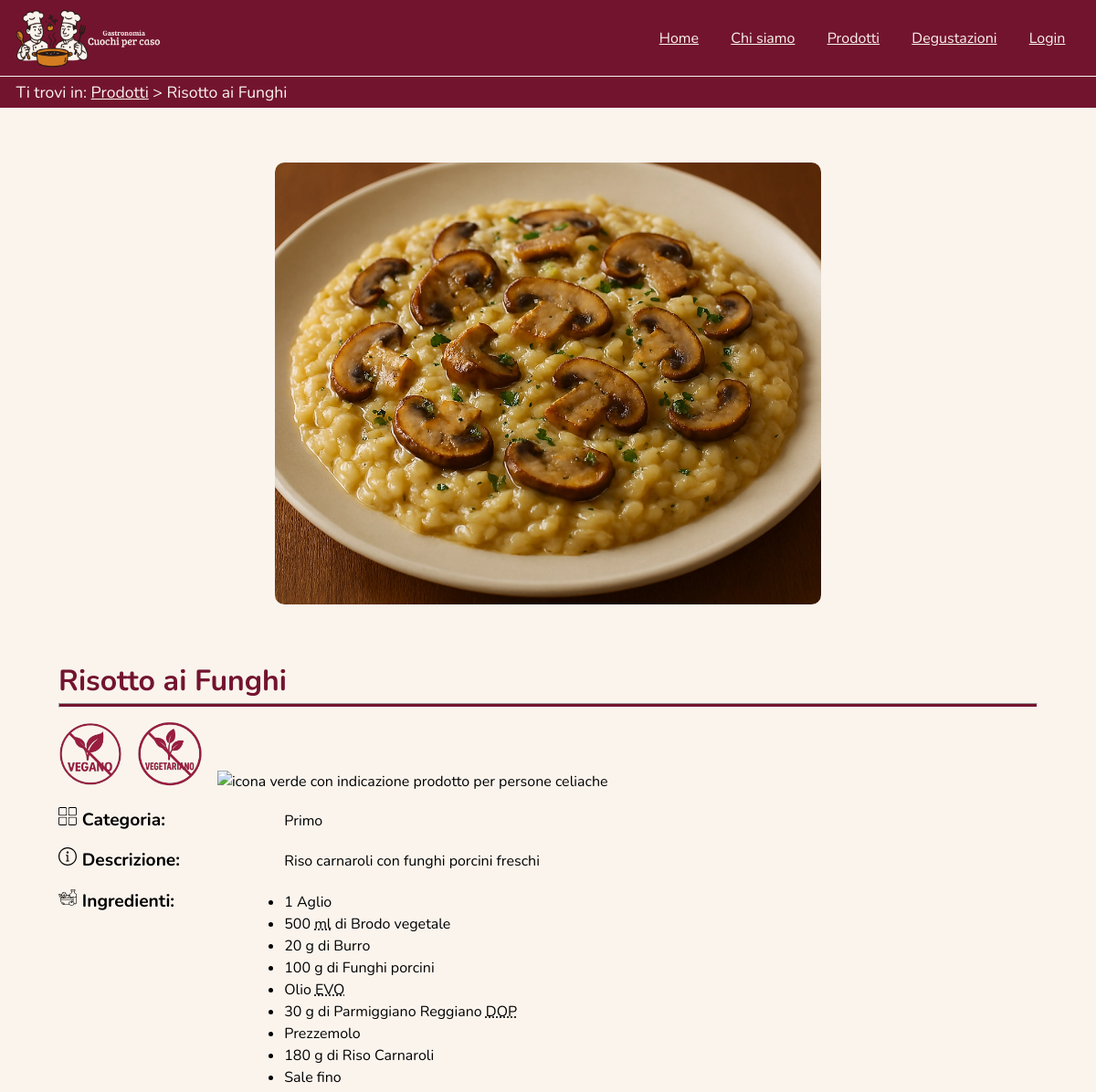
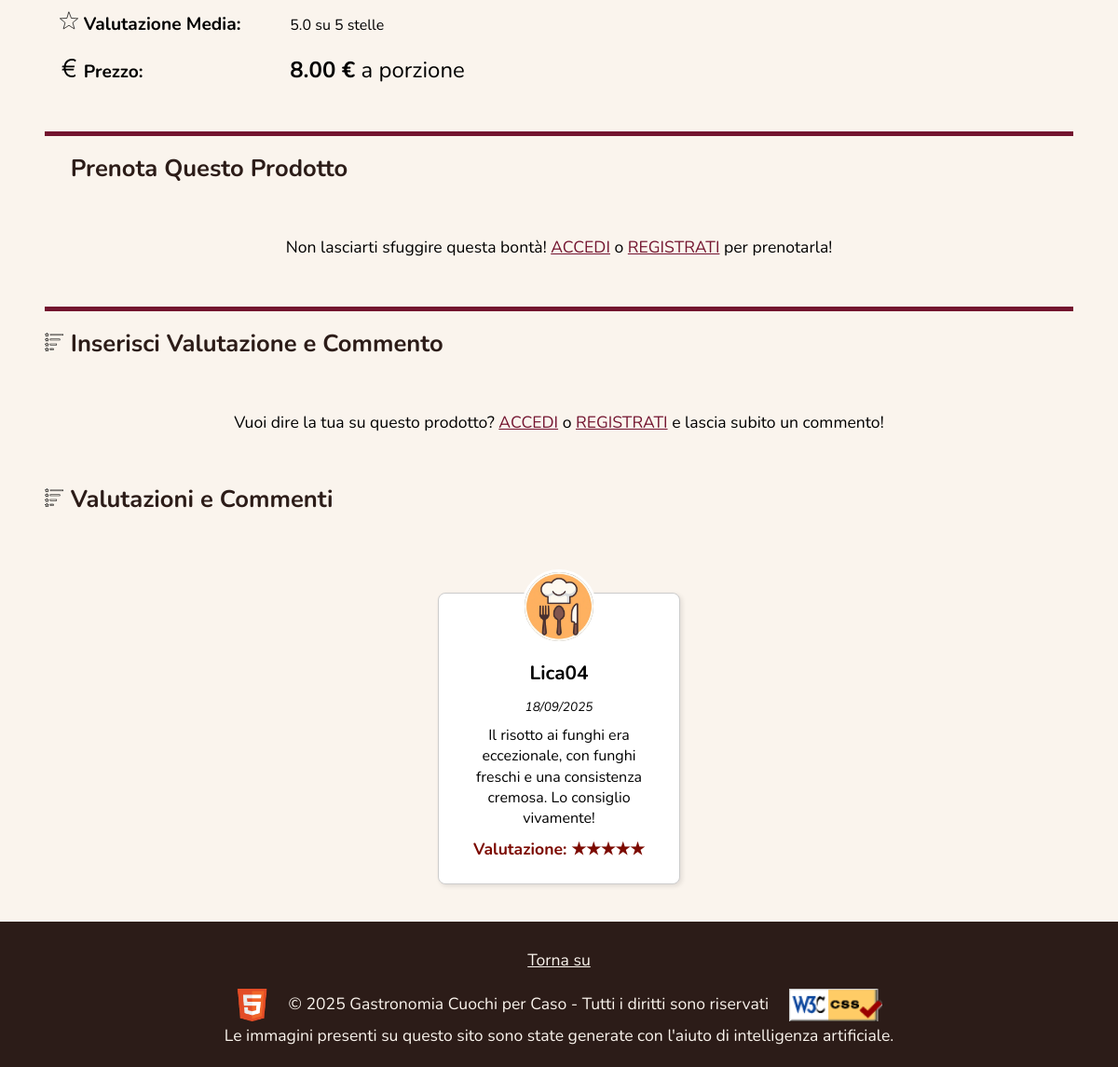
The page /prodotto.php?prodotto=9 on the database its author committed (2 pictures, top to bottom).
### tables this page shows
CREATE TABLE prodotto_ingredienti(
    id_prodotto INT NOT NULL,
    ingrediente VARCHAR(100) NOT NULL,
    quanto_basta BOOLEAN NOT NULL,
    quantita SMALLINT CHECK(quantita > 0),
    unita_misura enum ('g', 'ml', 'num_el'),
    CHECK((quanto_basta IS TRUE AND quantita IS NULL AND unita_misura IS NULL) OR (quanto_basta IS FALSE AND quantita IS NOT NULL AND unita_misura IS NOT NULL)),
    PRIMARY KEY(id_prodotto, ingrediente),
    FOREIGN KEY (id_prodotto) REFERENCES prodotti(id) ON DELETE CASCADE ON UPDATE CASCADE,
    FOREIGN KEY (ingrediente) REFERENCES ingredienti(nome) ON DELETE CASCADE ON UPDATE CASCADE
);

CREATE TABLE valutazioni (
    id_utente INT,
    id_prodotto INT,
    data TIMESTAMP DEFAULT CURRENT_TIMESTAMP NOT NULL,
    voto INT NOT NULL CHECK (voto >= 1 AND voto <= 5),
    commento TEXT NOT NULL CHECK (CHAR_LENGTH(commento) BETWEEN 30 AND 300),
    PRIMARY KEY (id_utente, id_prodotto),
    FOREIGN KEY (id_utente) REFERENCES utenti(id) ON DELETE CASCADE ON UPDATE CASCADE,
    FOREIGN KEY (id_prodotto) REFERENCES prodotti(id) ON DELETE CASCADE ON UPDATE CASCADE
);

CREATE TABLE utenti (
    id INT AUTO_INCREMENT PRIMARY KEY,
    email VARCHAR(100) NOT NULL UNIQUE,
    username VARCHAR(16) NOT NULL UNIQUE,
    password VARCHAR(255) NOT NULL,
    nome VARCHAR(15) NOT NULL,
    cognome VARCHAR(15) NOT NULL,
    data_nascita DATE NOT NULL,
    data_iscrizione TIMESTAMP DEFAULT CURRENT_TIMESTAMP NOT NULL,
    url_immagine VARCHAR(255)
);

### php/db.php (called while the page is built, shortened)
<?php
class DB {
    private $connection;
    private function OpenConnectionDB(): bool{
        try{
            $this->connection = mysqli_connect(self::HOST, self::USERNAME, self::PASSWORD, self::DB_NAME, self::PORT);
        } catch(\mysqli_sql_exception $error){
            return false;
        }
        return true;
    }
    public function IsUserLog(): bool | int {
        if(isset($_SESSION["logged_user"]) && $_SESSION != null) return $_SESSION["logged_user"];
        else return false;
    }
    public function GetProductInfo($product): array | string{
        $newConnection = $this->OpenConnectionDB();
        if($newConnection){
            $productInfo = $this->connection->prepare("SELECT * FROM prodotti WHERE id = ?");
            $productInfo->bind_param("i", $product);
            try{
                $productInfo->execute();
            }catch(\mysqli_sql_exception $error){
                $this->CloseConnectionDB();
                $productInfo->close();
                return "Execution error";
            }
            $result = $productInfo->get_result();
            if($result->num_rows == 1){
                $info = mysqli_fetch_assoc($result);
                return $info;
            }else{
                return "Product not found";
            }
        }else{
            return "Connection error";
        }
    }
    public function GetProductIngredients($product): array | string{
        $newConnection = $this->OpenConnectionDB();
        if($newConnection){
            $ingredients = $this->connection->prepare("SELECT * FROM prodotto_ingredienti WHERE id_prodotto = ?");
            $ingredients->bind_param("i", $product);
            try{
                $ingredients->execute();
            }catch(\mysqli_sql_exception $error){
                $this->CloseConnectionDB();
                $ingredients->close();
                return "Execution error";
            }
            $result = $ingredients->get_result();
            if($result->num_rows > 0){
                $ingredientsArray = array();
                while($row = mysqli_fetch_assoc($result)){
                    array_push($ingredientsArray, $row);
                }
                return $ingredientsArray;
            }else{
                return "No ingredients found for this product";
            }
        }else{
            return "Connection error";
        }
    }
    public function AverageGradeProduct($product): float | string{
        $newConnection = $this->OpenConnectionDB();
        if($newConnection){
            $averageGrade = $this->connection->prepare("SELECT CAST(AVG(voto) AS DECIMAL (2,1)) AS media FROM valutazioni WHERE id_prodotto = ?");
            $averageGrade->bind_param("i", $product);
            try{
                $averageGrade->execute();
            }catch(\mysqli_sql_exception $error){
                $this->CloseConnectionDB();
                $averageGrade->close();
                return false;
            }
            $result = $averageGrade->get_result();
            if($result->num_rows == 1){
                $row = mysqli_fetch_assoc($result);
                return $row["media"] == null ? "X" : $row["media"] ;
            }else{
                return 1;
            }
        }else{
            return "Connection error";
        }
    }
    public function GetProductComments($product, int $limit = -1): array | string{
        $newConnection = $this->OpenConnectionDB();
        $id = -1;
        if($newConnection){
            $sql = "SELECT utenti.id as utente, utenti.url_immagine as url_immagine, utenti.username as username, valutazioni.data as data, valutazioni.voto as voto, valutazioni.commento as commento
            FROM valutazioni
            JOIN utenti ON valutazioni.id_utente = utenti.id
            WHERE valutazioni.id_prodotto = ? AND valutazioni.id_utente <>?
            ORDER BY valutazioni.data DESC";
            if($limit > 0){
                $sql .= " LIMIT ?";
                $productComments = $this->connection->prepare($sql);
                $productComments->bind_param("iii", $product, $id, $limit);
            }else{
                $productComments = $this->connection->prepare($sql);
                $productComments->bind_param("ii", $product, $id);
            }
            try{
                $productComments->execute();
            }catch(\mysqli_sql_exception $error){
                $this->CloseConnectionDB();
                $productComments->close();
                return "Execution error";
            }
            $comments = array();
            $result = $productComments->get_result();
            if($result->num_rows > 0){
                while($row = mysqli_fetch_assoc($result)){
                    array_push($comments, $row);
                }
                return $comments;
            }else{
                return "No comments found";
            }
        }else{
            return "Connection error";
        }
    }
}
?>

### php/sanitizer.php (called while the page is built, shortened)
<?php
class Sanitizer {
    public static function SanitizeGenericInput($value) {
        $value = trim($value);
        $value = strip_tags($value);
        $value = htmlentities($value);
        return $value;
    }
}
?>

### prodotto.php (the view, shortened to what this page needs)
<?php
require_once "php/db.php";
require_once "php/sanitizer.php";
require_once "change-page-products.php";
$db = new DB;
$pagina = file_get_contents("html/prodotto.html");
if(isset($_GET["prodotto"])){
    $product = $_GET["prodotto"];
    $productInfo = $db->GetProductInfo($_GET["prodotto"]);
    $ingredients = $db->GetProductIngredients($productInfo["id"]);
    $ingredientsHTML = "";
    if(is_string($ingredients) && $ingredients == "No ingredients found for this product") $ingredientsHTML = "<span class=\"persone-nondisponibile\">Ingredienti non inseriti</span>";
    else{
        foreach ($ingredients as $ingredient) {
    switch ($ingredient["unita_misura"]) {
        case "g":
            $ingredient["unita_misura"] = "<abbr title=\"grammi\">g</abbr>";
            break;
        case "ml":
            $ingredient["unita_misura"] = "<abbr title=\"millilitri\">ml</abbr>";
            break;
    }
    $ingredientsHTML .= "<li>" .
        $ingredient["quantita"] .
        (($ingredient["unita_misura"] == "num_el" || $ingredient["unita_misura"] == null)
            ? ""
            : " " . $ingredient["unita_misura"] . " di") .
        " " . $ingredient["ingrediente"] .
        "</li>";
}
    }
    $infoGenreProduct = $db->IsProductVeganVegetarianCeliac($productInfo["id"]);
    if(is_string($infoGenreProduct) && ($infoGenreProduct == "Execution error" || $infoGenreProduct == "Connection error")) {
        header('Location: 500.php');
        exit();
    }else if(is_string($infoGenreProduct) && $infoGenreProduct == "Product not found"){
        header("Location: 404.php");
        exit();
    }else{
        if($infoGenreProduct["vegano"] == 0){
            $pagina = str_replace("<img src=\"assets/img/icone/vegano-verde.svg\" alt=\"icona verde con indicazione prodotto vegano\">
                        <span class=\"diet-label\">Prodotto adatto ai vegani</span>","<img src=\"assets/img/icone/vegano-rosso.svg\" alt=\"icona rossa con indicazione prodotto non vegano\">
                        <span class=\"diet-label\">Prodotto non adatto ai vegani</span>",$pagina);
        }
        if($infoGenreProduct["vegetariano"] == 0){
            $pagina = str_replace(" <img src=\"assets/img/icone/vegetariano-verde.svg\" alt=\"icona verde con indicazione prodotto vegetariano\">
                        <span class=\"diet-label\">Prodotto adatto ai vegetariani</span>","<img src=\"assets/img/icone/vegetariano-rosso.svg\" alt=\"icona rossa con indicazione prodotto non vegetariano\">
                        <span class=\"diet-label\">Prodotto non adatto ai vegetariani</span>",$pagina);
        }
    }
    $pagina = str_replace("[IMAGE]",'<img src="' . $productInfo["url_immagine"] . '" alt="Immagine del prodotto [NomeProdottoKey]">',$pagina);
    $pagina = str_replace("[Nome Prodotto]",$productInfo["nome"],$pagina);
    $pagina = str_replace("[NomeProdottoKey]",Sanitizer::SanitizeGenericInput($productInfo["nome"]),$pagina);
    $pagina = str_replace("[Categoria]",ucfirst($productInfo["categoria"]),$pagina);
    $media = $db->AverageGradeProduct($productInfo["id"]);
    if (is_numeric($media) && $media != 0) {
        $valutazione = number_format((float)$media, 1);
    } else {
        $valutazione = "<span class=\"persone-nondisponibile\">Valutazione media non disponibile</span>";
        $pagina = str_replace(" su 5 stelle", "", $pagina);
    }
    $pagina = str_replace("[Valutazione]", $valutazione, $pagina);
    $pagina = str_replace("[Prezzo]",$productInfo["prezzo"],$pagina);
    $pagina = str_replace("[Descrizione]",$productInfo["descrizione"],$pagina);
    $pagina = str_replace("[INGREDIENTI]",$ingredientsHTML,$pagina);
    $pagina = str_replace("[Unita]",($productInfo["unita"]=="kg"? '<abbr title="chilogrammo">kg</abbr>':$productInfo["unita"]),$pagina);
    $max_comment = 4;
    $offset = isset($_GET['offset']) ? (int)$_GET['offset'] : 0;
    $comments = $db->GetProductComments($productInfo["id"], $max_comment + $offset + 1);
    if(is_string($comments) && $comments == "No comments found"){
        $pagina = str_replace("[OTHER COMMENTS]","<p class=\"nondisponibile singolo-prodotto\">Per ora non ci sono commenti di altri utenti su questo prodotto!</p>",$pagina);
        $pagina = str_replace("[COMMENTS BUTTONS]","",$pagina);
    } else {
        $commentNumber = 0;
        $commentList = "";
        foreach($comments as $comment) {
            if($commentNumber <  $max_comment + $offset){
                $otherUser = $db->GetUserInfo($comment["utente"]);
                if(!is_array($otherUser)) {
                    $otherUser = [
                        'username' => $comment['username'] ?? 'Utente sconosciuto',
                        'url_immagine' => 'assets/img/users_logos/default.webp'
                    ];
                }
                if(!empty($comment['url_immagine'])) {
                    $otherUser['url_immagine'] = $comment['url_immagine'];
                }else $otherUser['url_immagine'] = "assets/img/users_logos/default.webp";
                if($commentNumber == 0) {
                    $commentList .= "<div id=\"return-comment\" class=\"recensione-card\">";
                } else {
                    $commentList .= "<div class=\"recensione-card\">";
                }
                $commentList .= "<div class=\"recensione-foto\">
                                <img src=".$otherUser['url_immagine']. " alt=\"Foto profilo di ".$comment["username"]."\">
                            </div>";
                $date = new DateTime($comment["data"]);
                $commentList .= '<div class="recensione-contenuto">
                                    <h4 class="recensione-cliente">' . htmlspecialchars($comment["username"]) . '</h4>
                                    <span class="recensione-data">
                                        <time datetime="' . $date->format("Y-m-d") . '">' . $date->format("d/m/Y") . '</time>
                                    </span>
                                    <p class="recensione-testo">' . htmlspecialchars($comment["commento"]) . '</p>
                                    <p class="recensione-valutazione">Valutazione: <span aria-hidden="true">';
                for ($i=0; $i < $comment["voto"]; $i++) {
                    $commentList .= '★';
                }
                $commentList.= '</span><span class="hidden_testo">'.$comment["voto"].' stelle su 5 </span></p>
                                </div></div>';
                $commentNumber++;
            }
        }
        $pagina = str_replace("[OTHER COMMENTS]",$commentList,$pagina);
        $moreCommentsForm = "";
        $pagina = str_replace("[COMMENTS BUTTONS]",$moreCommentsForm,$pagina);
    }
}else{
    header("Location: prodotti.php");
    exit();
}
$isUserLogged = $db->IsUserLog();
if(is_bool($isUserLogged) && $isUserLogged == false){
    $pagina = str_replace("[to-profile]","<a href=\"login.php\"><span lang=\"en\">Login</span></a>",$pagina);
    $pagina = str_replace("<form method=\"post\" id=\"modifica-preferiti\">
                            <input type=\"hidden\" name=\"id_utente\" value=\"[id_utente]\">
                            <input type=\"hidden\" name=\"nome_prodotto\" value=\"[nome_prodotto]\">
                            [PREFERITO]
                        </form>","",$pagina);
    $pagina = str_replace("<dl class=\"singleproduct-rating\">
                    <dt>Data</dt>
                    <dd>[Data Valutazione]</dd>
                    <dt>Valutazione</dt>
                    <dd class=\"rating-stars\">
                        <span aria-hidden=\"true\"></span>
                    </dd>
                    <dt>Commento</dt>
                    <dd>[Commento]</dd>
                </dl>","",$pagina);
    $pagina = str_replace("<form method=\"post\" id=\"elimina-valutazione\">
                    <input type=\"hidden\" name=\"id_utente\" value=\"[id_utente]\">
                    <input type=\"hidden\" name=\"nome_prodotto\" value=\"[nome_prodotto]\">
                    <div class=\"button-container\">
                        <button type=\"submit\" aria-label=\"Elimina Valutazione\" class=\"bottoni-rossi\" name=\"delete-review\">Elimina Valutazione</button>
                    </div>
                </form>","",$pagina);
    $pagina = str_replace("[COMMENT]","<p id=\"comment-log\">Vuoi dire la tua su questo prodotto? <a href=\"login.php?reference-product=".urldecode($product)."\">ACCEDI</a> o <a href=\"register.php?reference-product=".urldecode($product)."\"> REGISTRATI</a> e lascia subito un commento!</p>",$pagina);
    $pagina = str_replace("[OLD_COMMENT]","",$pagina);
    $pagina = str_replace("<p id=\"prodotto-nondisponibile\">NON DISPONIBILE</p>","",$pagina);
    $pagina = str_replace("[RESERVATION]","<p id=\"reservation-log\">Non lasciarti sfuggire questa bont&agrave;! <a href=\"login.php?reference-product=".urldecode($product)."\">ACCEDI</a> o <a href=\"register.php?reference-product=".urldecode($product)."\"> REGISTRATI</a> per prenotarla!</p>",$pagina);
}
    echo $pagina;
?>

### rows shown on the page
prodotto_ingredienti: quantita "1", ingrediente "Aglio"
prodotto_ingredienti: quantita "500", ingrediente "Brodo vegetale"
prodotto_ingredienti: quantita "20", ingrediente "Burro"
prodotto_ingredienti: quantita "100", ingrediente "Funghi porcini"
prodotto_ingredienti: ingrediente "Olio EVO"
prodotto_ingredienti: quantita "30", ingrediente "Parmiggiano Reggiano DOP"
prodotto_ingredienti: ingrediente "Prezzemolo"
prodotto_ingredienti: quantita "180", ingrediente "Riso Carnaroli"
prodotto_ingredienti: ingrediente "Sale fino"
valutazioni: id_utente.username "Lica04", data "18/09/2025", commento "Il risotto ai funghi era eccezionale, con funghi freschi e una consistenza cremosa. Lo consiglio vivamente!", value "★★★★★"
